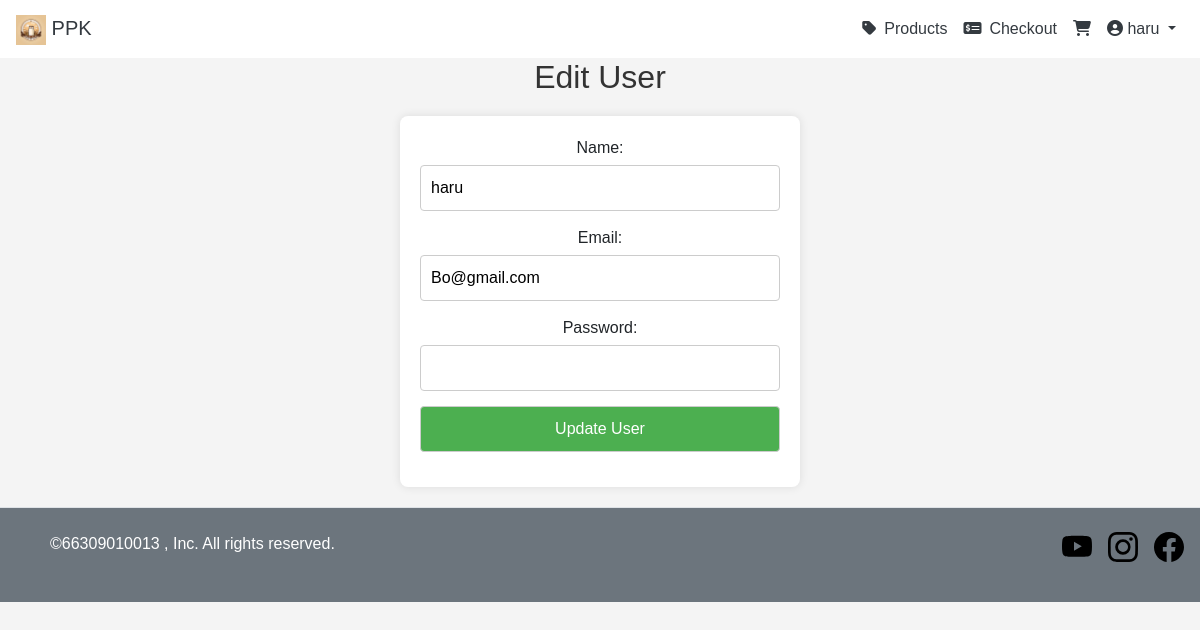
Before: /edituser.php (signed in) with the older database file.
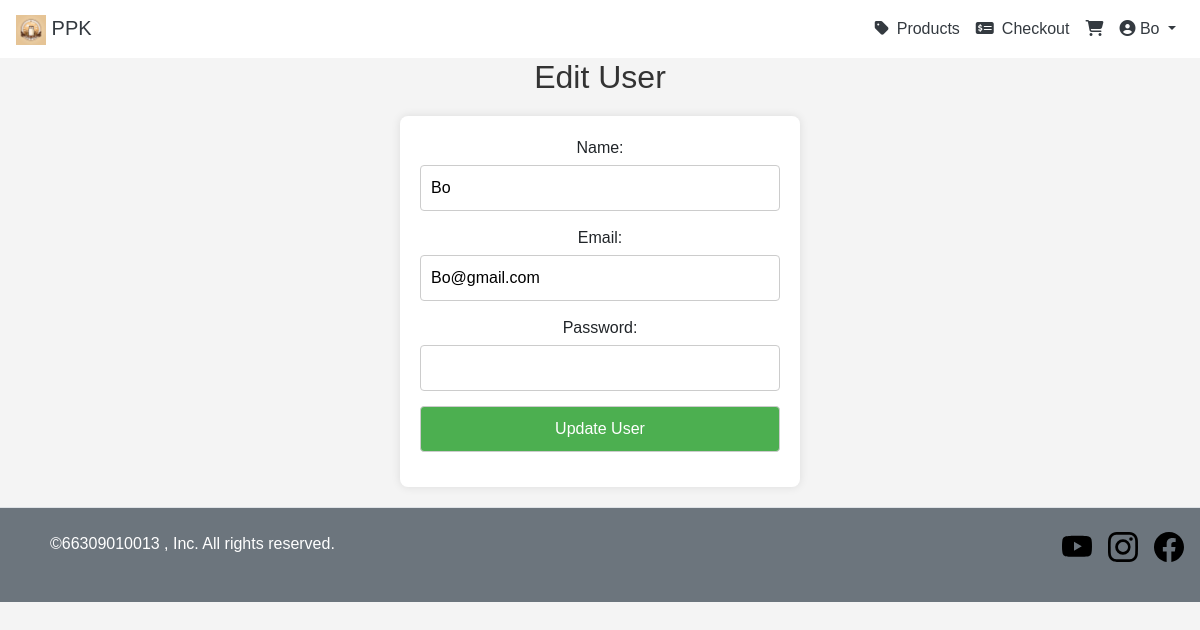
After: the same page with the newer database file.
### tables this page shows
CREATE TABLE `user_info` (
  `id` int(100) NOT NULL,
  `name` varchar(100) DEFAULT NULL,
  `email` varchar(100) DEFAULT NULL,
  `password` varchar(100) DEFAULT NULL
);

### edituserpage.php (the view, shortened to what this page needs)
<!DOCTYPE html>
<html lang="en">
<head>
</head>
<body>
<?php
include 'config.php';
if (isset($_SESSION['user_id'])) {
    $loggedInUserId = $_SESSION['user_id'];
    $stmt = $conn->prepare("SELECT * FROM user_info WHERE id = ?");
    $stmt->bind_param("i", $loggedInUserId);
    $stmt->execute();
    $result = $stmt->get_result();
    if ($result->num_rows > 0) {
        $user = $result->fetch_assoc();
?>
        <h2>Edit User</h2>
        <form action="edituser_db.php" method="post">
            <label for="name">Name:</label>
            <input type="text" name="name" value="<?php echo $user['name']; ?>" required>
            <label for="email">Email:</label>
            <input type="email" name="email" value="<?php echo $user['email']; ?>" required>
            <label for="password">Password:</label>
            <input type="password" name="password" required>
            <button type="submit">Update User</button>
        </form>
<?php
    } else {
        echo "<p>User not found.</p>";
    }
} else {
    echo "<p>User not logged in.</p>";
}
?>
</body>
</html>

### component/header.php (shortened to what this page needs)
<?php
include 'config.php';
if(isset($_SESSION["user_id"])) {
    $user_id = $_SESSION["user_id"];
    $query = "SELECT name FROM user_info WHERE id = $user_id";
    $result = mysqli_query($conn, $query);
    if($result && mysqli_num_rows($result) > 0) {
        $row = mysqli_fetch_assoc($result);
        $username = $row['name'];
    } else {
        $username = "Guest";
    }
} else {
    $username = "Guest";
}
?>
<!DOCTYPE html>
<html lang="en">
<head>
    <link
    rel="stylesheet"
    href="https://cdnjs.cloudflare.com/ajax/libs/animate.css/4.1.1/animate.min.css"
    >
    <link rel='stylesheet' href='https://cdnjs.cloudflare.com/ajax/libs/twitter-bootstrap/4.5.2/css/bootstrap.min.css' />
    <link rel='stylesheet' href='https://cdnjs.cloudflare.com/ajax/libs/font-awesome/5.9.0/css/all.min.css' />
</head>
<body>
    <nav class="navbar navbar-expand-md bg-white navbar-drak">
    <a class="navbar-brand text-dark" href="Home.php">
            <img src="image/logo.jpg" alt="logo" width="30" height="30" class="d-inline-block align-text-center ">
            PPK
        </a>
        <div class="collapse navbar-collapse" id="collapsibleNavbar">
            <ul class="navbar-nav ml-auto">
                <li class="nav-item">
                    <a class="nav-link animate__animated animate__fadeIn text-dark" href="index.php"><i class="fa-solid fa-tag mr-2"></i>Products</a>
                </li>
                <li class="nav-item">
                    <a class="nav-link animate__animated animate__fadeIn text-dark" href="checkout.php"><i class="fas fa-money-check-alt mr-2"></i>Checkout</a>
                </li>
                <li class="nav-item">
                    <a class="nav-link text-dark" href="cart.php"><i class="fas fa-shopping-cart"></i> <span id="cart-item" class="badge badge-danger"></span></a>
                </li>
                <li class="nav-item dropdown">
        <?php if ($username === "admin"): ?>
            <a class="nav-link dropdown-toggle text-dark" href="#" id="navbarDropdown" role="button" data-toggle="dropdown" aria-haspopup="true" aria-expanded="false">
            <i class="fas fa-user-circle"></i> <?php echo $username; ?>
            </a>
            <div class="dropdown-menu" aria-labelledby="navbarDropdown">
            <a class="dropdown-item" href="setting.php">Add</a>
            <a class="dropdown-item" href="edit.php">Edit</a>
            <a class="dropdown-item" href="edituser.php">setting</a>
            <a class="dropdown-item" href="order.php">order</a>
            <hr class="dropdown-divider">
            <a href="index.php?logout=<?php echo $username; ?>" onclick="return confirm('Are you sure you want to logout?');" class="dropdown-item delete-btn">Logout</a>
        <?php else: ?>
            <a class="nav-link dropdown-toggle text-dark" href="#" id="navbarDropdown" role="button" data-toggle="dropdown" aria-haspopup="true" aria-expanded="false">
            <i class="fas fa-user-circle"></i> <?php echo $username; ?>
            </a>
        <?php endif; ?>
        </li>
            </ul>
        </div>
    </nav>
</body>
</html>

Changed rows visible on the page:
changed user_info "Bo@gmail.com": name "haru" → "Bo"
